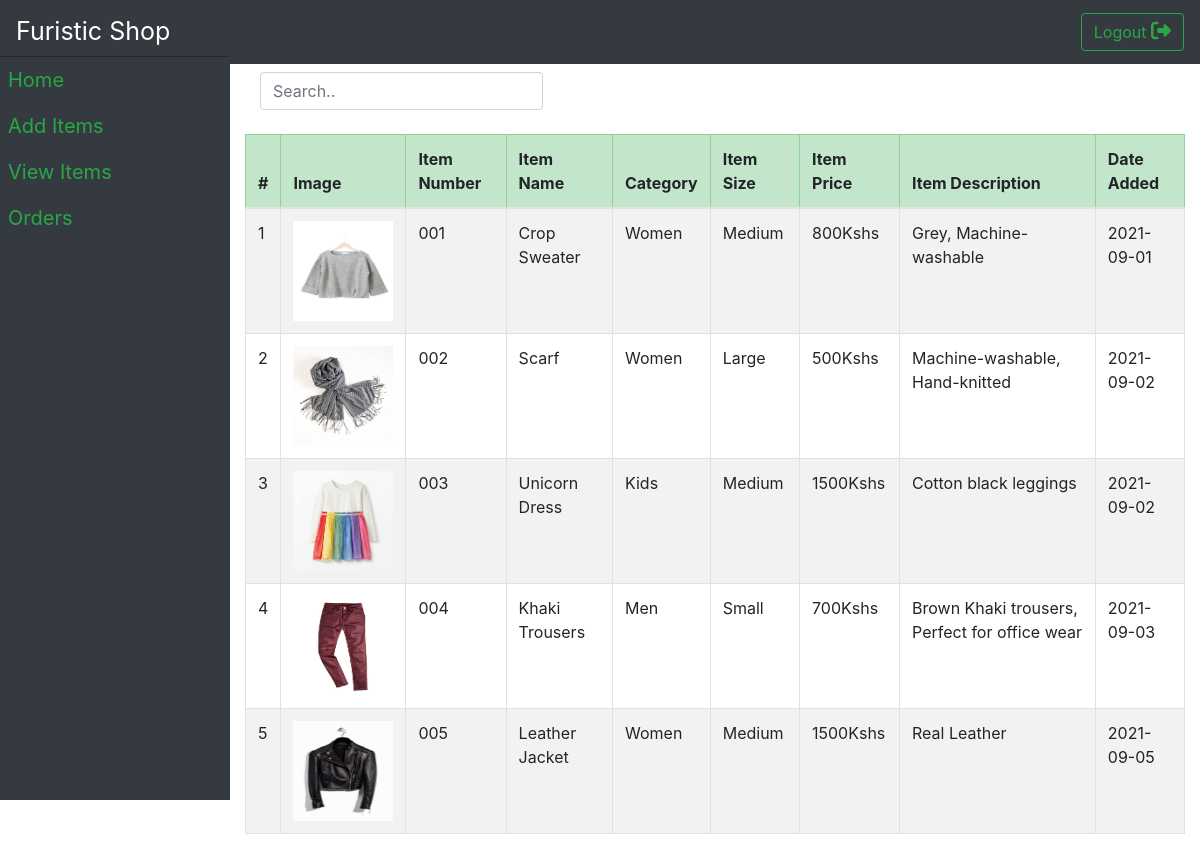
Screenshot of /index.php/product/viewItems with the database file from the repository.
### tables this page shows
CREATE TABLE IF NOT EXISTS `items` (
  `item_id` int(11) NOT NULL AUTO_INCREMENT,
  `category` varchar(100) NOT NULL DEFAULT '',
  `image` varchar(100) NOT NULL,
  `item_number` varchar(100) NOT NULL,
  `item_name` varchar(100) NOT NULL,
  `size` varchar(100) NOT NULL,
  `price` varchar(100) NOT NULL,
  `description` varchar(300) NOT NULL,
  `status` varchar(50) NOT NULL,
  `date_added` date NOT NULL,
  PRIMARY KEY (`item_id`)
);

### application/controllers/Product.php (called while the page is built, shortened)
<?php
class Product extends CI_Controller {
    public function __construct()
	{
  $this->load->helper('url');
  $this->load->helper('form');
  $this->load->library('form_validation');
  $this->load->library('session');
  $this->load->helper('date');
  $this->load->model('Product_model');
  $this->load->model('Product_filter_model');
	}
public function viewItems(){
        $data['items'] = $this->Product_model->getAll();
        $this->load->view('view_items', $data);
    }
}
?>

### index.php (called while the page is built, shortened)
<?php
require_once BASEPATH.'core/CodeIgniter.php';

### application/models/Product_model.php (called while the page is built, shortened)
<?php
class Product_model extends CI_Model {
    protected $table = 'items';
    public function getAll() {
        $query = $this->db->get($this->table);
        return $query->result();
    }
}

### application/views/view_items.php (the view, shortened to what this page needs)
<!DOCTYPE html>
<html lang="en">
<head>
  <link rel = "stylesheet" href = "assets/css/bootstrap.min.css">
   <link rel = "stylesheet" href = "assets/custom/index.css">
</head>
<body>
    <?php
    include 'admin_header.php';
    ?>
<main class ="content-wrapper">
<div class ="container-fluid">
<div class="col-sm-4"><span class="glyphicon glyphicon-search"></span>
<input class="form-control" id="my-input" type="text" placeholder="Search..">
</div>
<div class="table-responsive" id = my-table>
  <table class="table table-bordered table-striped">
    <thead>
      <tr class ="table-success">
        <th>#</th>
        <th>Image</th>
        <th>Item Number</th>
        <th>Item Name</th>
        <th>Category</th>
        <th>Item Size</th>
        <th>Item Price</th>
        <th>Item Description</th>
        <th>Date Added</th>
      </tr>
    </thead>
    <tbody>
	<?php foreach ($items as $items): ?>
      <tr>
        <td><?=$items->item_id;?></td>
        <td><img src="<?=base_url().'images/'. $items->image?>" width="100" height="100"></td>
        <td><?=$items->item_number?></td>
        <td><?=$items->item_name?></td>
        <td><?=$items->category?></td>
        <td><?=$items->size?></td>
        <td><?=$items->price?>Kshs</td>
		<td><?=$items->description?></td>
		<td><?=$items->date_added?></td>
      </tr>
	  <?php endforeach; ?>
    </tbody>
  </table>
  </div>
</div>
</main>
</body>
</html>

### application/views/admin_header.php (shortened to what this page needs)
<nav class="navbar navbar-expand-lg navbar-dark fixed-top bg-dark">
  <a class="navbar-brand" href="#" style='font-size:25px'>Furistic Shop</a>
  <div class="collapse navbar-collapse" id="navbarCollapse">
    <ul class="navbar-nav mr-auto sidenav" id="navAccordion">
      <li class="nav-item active">
        <a class="nav-link text-success" href="<?= base_url('dashboard'); ?>" style='font-size:20px'>Home <span class="sr-only">(current)</span></a>
      </li>
      <li class="nav-item">
        <a class="nav-link text-success" href="<?= base_url('add-items'); ?>" style='font-size:20px'>Add Items</a>
      </li>
      <li class="nav-item">
        <a class="nav-link text-success" href="<?= base_url('view-items'); ?>" style='font-size:20px'>View Items</a>
      </li>
      <li class="nav-item">
        <a class="nav-link text-success" href="#" style='font-size:20px'>Orders</a>
      </li>
    </ul>
    <form class="form-inline ml-auto mt-2 mt-md-0">
      <a href ="<?= base_url('user-logout'); ?>" class="btn btn-outline-success my-2 my-sm-0">Logout <span class='fas fa-sign-out-alt' style='font-size:20px'></span></a>
    </form>
  </div>
</nav>

### assets/custom/index.css (style rules this page uses)
html { position: relative; min-height: 100%; }
body { padding-top: 4.5rem; margin-bottom: 4.5rem; }
@media (min-width: 992px) { .sidenav { position: absolute; top: 0; left: 0; width: 230px; height: calc(100vh - 3.5rem); margin-top: 3.5rem; background: #343a40; box-sizing: border-box; border-top: 1px solid rgba(0, 0, 0, 0.3); } }
@media (min-width: 992px) { .navbar-expand-lg .sidenav { flex-direction: column; } }
@media (min-width: 992px) { .content-wrapper { margin-left: 230px; } }

### rows the page displays
items: item_id "1", image (picture), item_number "001", item_name "Crop Sweater", category "Women", size "Medium", price "800", description "Grey, Machine-washable", date_added "2021-09-01"
items: item_id "2", image (picture), item_number "002", item_name "Scarf", category "Women", size "Large", price "500", description "Machine-washable, Hand-knitted", date_added "2021-09-02"
items: item_id "3", image (picture), item_number "003", item_name "Unicorn Dress", category "Kids", size "Medium", price "1500", description "Cotton black leggings", date_added "2021-09-02"
items: item_id "4", image (picture), item_number "004", item_name "Khaki Trousers", category "Men", size "Small", price "700", description "Brown Khaki trousers, Perfect for office wear", date_added "2021-09-03"
items: item_id "5", image (picture), item_number "005", item_name "Leather Jacket", category "Women", size "Medium", price "1500", description "Real Leather", date_added "2021-09-05"
